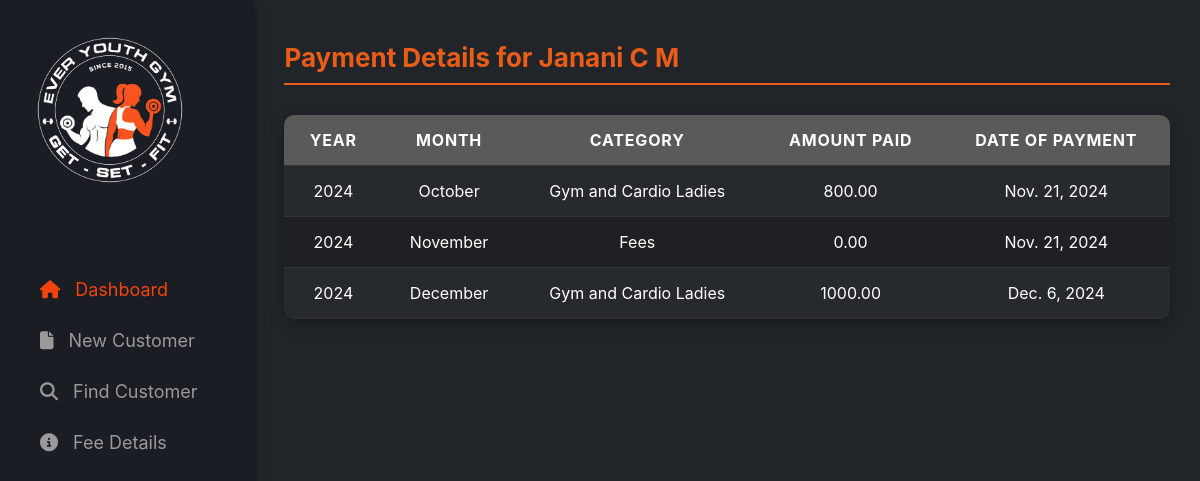
Page /customer/44/fees/ on the earlier database version.
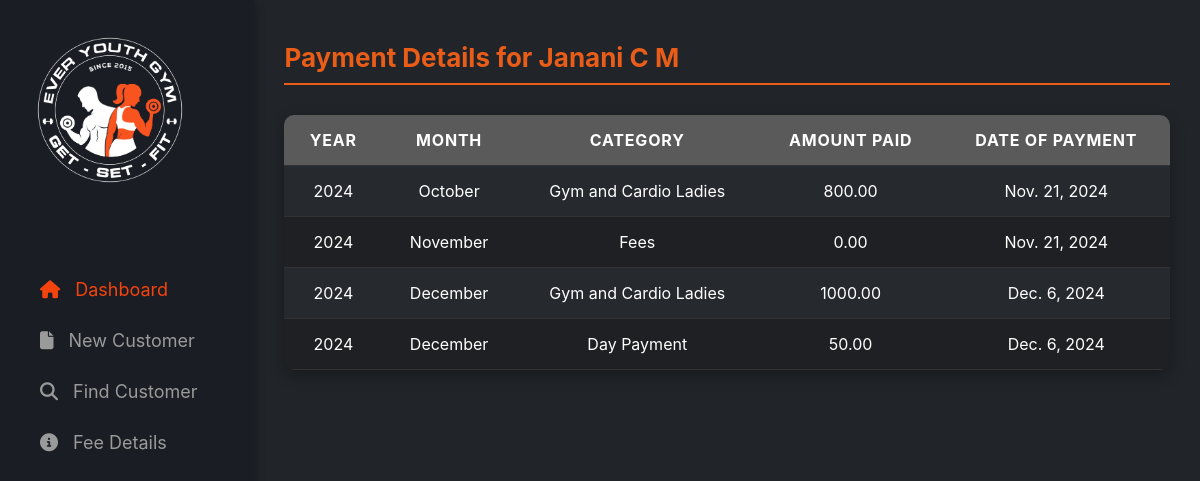
Same page on the later database version.
### gym/models.py (models this page shows, shortened)
class Customer(models.Model):
    GENDER_CHOICES = [
        ('M', 'Male'),
        ('F', 'Female'),
    ]
    BLOOD_GROUP_CHOICES = [
        ('O+', 'O+'),
        ('O-', 'O-'),
        ('A+', 'A+'),
        ('A-', 'A-'),
        ('B+', 'B+'),
        ('B-', 'B-'),
        ('AB+', 'AB+'),
        ('AB-', 'AB-'),
        ('A1+', 'A1+'),
        ('A1-', 'A1-'),
        ('A2+', 'A2+'),
        ('A2-', 'A2-'),
        ('A1B+', 'A1B+'),
        ('A1B-', 'A1B-'),
        ('A2B+', 'A2B+'),
        ('A2B-', 'A2B-'),
        ('BOMBAY', 'BOMBAY'),
    ]
    unique_id = models.AutoField(primary_key=True)
    name = models.CharField(max_length=255,blank=False)
    phone_no = models.CharField(max_length=10, blank=True)
    email = models.EmailField(null=True, blank=True)
    gender = models.CharField(max_length=1, choices=GENDER_CHOICES,blank=False)
    height = models.FloatField(help_text='Height in centimeters', null=True, blank=True)
    weight = models.FloatField(help_text='Weight in kilograms', null=True, blank=True)
    blood_group = models.CharField(max_length=6, choices=BLOOD_GROUP_CHOICES,blank=False)
    bmi = models.FloatField(editable=False, null=True, blank=True)
    admission_number = models.PositiveIntegerField(editable=False, default=0)
    date_of_admission = models.DateField(default=timezone.now)
    date_of_birth = models.DateField(null=True, blank=True)
    class Meta:
        unique_together = ('name', 'phone_no')

class FeeDetail(models.Model):
    MONTH_CHOICES = [
        (1, 'January'),
        (2, 'February'),
        (3, 'March'),
        (4, 'April'),
        (5, 'May'),
        (6, 'June'),
        (7, 'July'),
        (8, 'August'),
        (9, 'September'),
        (10, 'October'),
        (11, 'November'),
        (12, 'December'),
    ]
    customer = models.ForeignKey(Customer, on_delete=models.CASCADE)
    amount_paid = models.DecimalField(max_digits=10, decimal_places=2)
    date_of_payment = models.DateField(default=timezone.now)
    category = models.ForeignKey(CategoryTable,on_delete=models.PROTECT)
    month = models.PositiveSmallIntegerField(choices=MONTH_CHOICES, default=timezone.now().month)
    year = models.IntegerField(default=timezone.now().year)
    class Meta:
        unique_together = ('month', 'year',
                            'category', 'customer')

class CategoryTable(models.Model):
    name = models.CharField(max_length=50)
    price = models.DecimalField(max_digits=10, decimal_places=2)
    def __str__(self):
        return self.name

### gym/views.py (the view)
# urls.py: path('customer/<int:customer_id>/fees/', customer_fee_details, name='customer_fee_details'),
def customer_fee_details(request, customer_id):
    customer = get_object_or_404(Customer, pk=customer_id)
    fee_details = FeeDetail.objects.filter(customer=customer).order_by('year', 'month')
    context = {
        'customer': customer,
        'fee_details': fee_details,
    }
    return render(request, 'gym/customer_fee_details.html', context)

### gym/templates/gym/customer_fee_details.html (shortened to what this page needs)
{% load static %}
<!DOCTYPE html>
<html lang="en">
<head>
    <link rel="stylesheet" href="{% static 'gym/customer_fee_details.css' %}">
</head>
<body>
    <div class="container">
        <div class="navbar">
            <div class="logo">
                <img src="{% static 'gym/assets/images/Logo.png' %}" alt="Logo">
            </div>
            <nav>
                <a href="/" style="color:#f4440e;"><li><i class="fa-solid fa-house" style="color: #f4440e;"></i>Dashboard</li>
                <a href="/add"><li><i class="fa-solid fa-file" style="color: #9a9a9a;"></i>New Customer</li></a>
                <a href="{% url 'dedicated' %}"><li><i class="fa-solid fa-search" style="color: #9a9a9a;"></i>Find Customer</li></a>
                <a href="/fees"><li><i class="fa-solid fa-circle-info" style="color: #9a9a9a;"></i>Fee Details</li></a>
            </nav>
        </div>
        <div class="content">
            <div class="header">
                  <h2>Payment Details for {{ customer.name }}</h2>
              </div>
              <table>
                  <thead>
                      <tr>
                          <th>Year</th>
                          <th>Month</th>
                          <th>Category</th>
                          <th>Amount Paid</th>
                          <th>Date of Payment</th>
                      </tr>
                  </thead>
                  <tbody>
                      {% for fee in fee_details %}
                      <tr>
                          <td>{{ fee.year }}</td>
                          <td>{{ fee.get_month_display }}</td>
                          <td>{{ fee.category }}</td>
                          <td>{{ fee.amount_paid }}</td>
                          <td>{{ fee.date_of_payment }}</td>
                      </tr>
                      {% endfor %}
                  </tbody>
              </table>
          </div>
        </div>
</body>
</html>

### gym/static/gym/customer_fee_details.css (style rules this page uses)
body { margin: 0; padding: 0; height: 100%; font-family: "Inter", sans-serif; background-color: #1a1d23; }
.container { background-color: #26292E; display: flex; height: 100%; min-height: 100vh; }
.navbar { width: 18%; background-color: #1a1d23; box-shadow: 0 4px 10px rgba(0, 0, 0, 0.4); padding: 30px; position: relative; z-index: 1; }
.navbar .logo img { width: 160px; height: auto; margin-bottom: 40px; }
.navbar nav { display: block; margin-top: 30px; }
.navbar nav li { list-style-type: none; padding: 15px 10px; font-size: 18px; }
.navbar nav a { color: #9A9A9A; text-decoration: none; display: flex; align-items: center; transition: color 0.3s, font-size 0.3s; }
.navbar nav a li i { margin-right: 15px; transition: transform 0.3s; }
.content { width: 82%; background-color: #212529; padding: 20px 30px; color: white; overflow: auto; }
.header h2 { color: #E95D18; font-size: 26px; margin-bottom: 30px; border-bottom: 2px solid #E95D18; padding-bottom: 10px; }
table { width: 100%; border-collapse: collapse; background-color: #17191C; border-radius: 10px; overflow: hidden; box-shadow: 0 5px 15px rgba(0, 0, 0, 0.3); margin-top: 20px; }
th, td { padding: 15px 20px; text-align: center; border-bottom: 1px solid #333; color: white; }
th { background-color: #5A5A5A; font-weight: bold; text-transform: uppercase; letter-spacing: 0.05em; }
tbody tr:nth-child(odd) { background-color: #26292E; }
tbody tr:nth-child(even) { background-color: #1F2023; }
tbody td { transition: background-color 0.3s ease; }

Differences in the rows shown:
added FeeDetail: year "2024", month "December", category "Day Payment", amount_paid "50.00", date_of_payment "Dec. 6, 2024"
